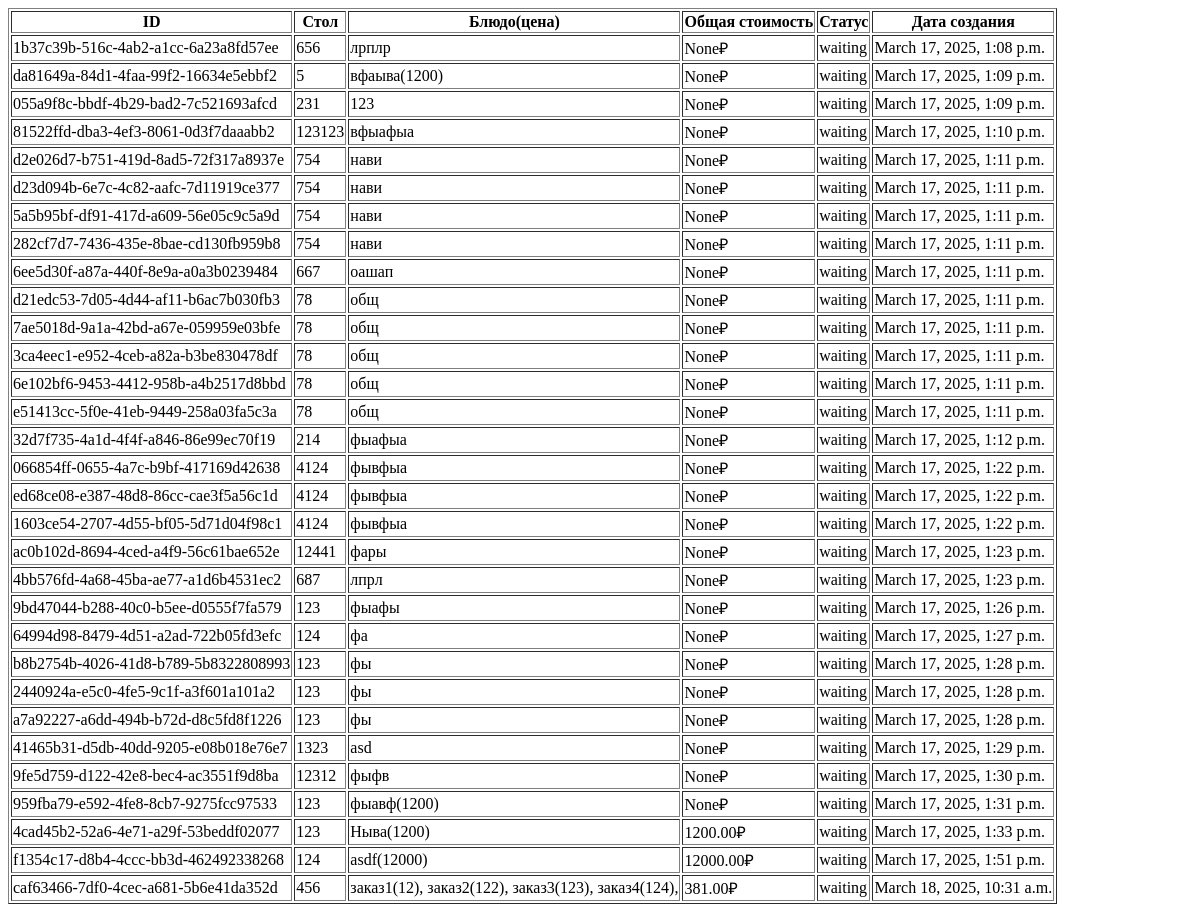
Before: /page2/ with the older database file.
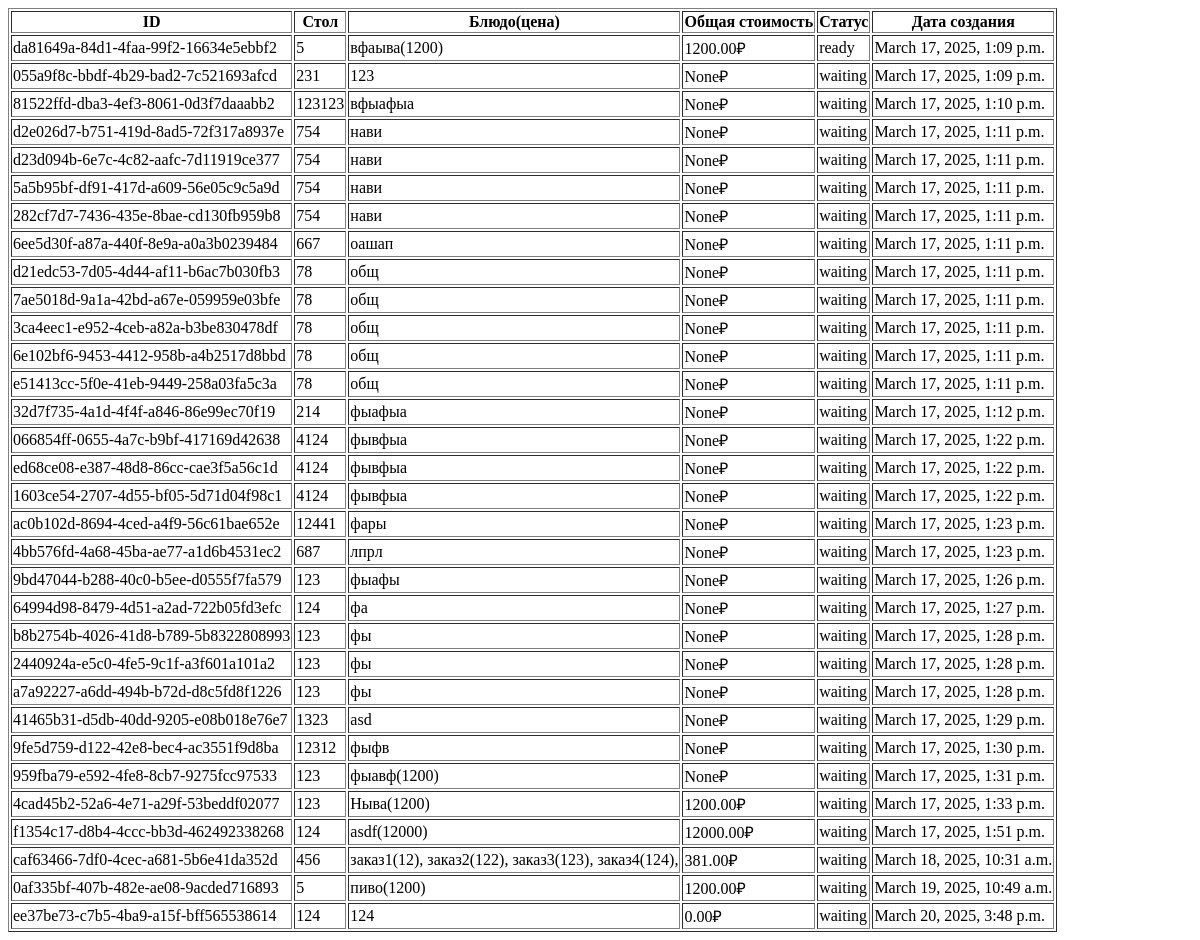
After: the same page with the newer database file.
### myapp/models.py (models this page shows, shortened)
class Order(models.Model):
    id = models.UUIDField(primary_key=True, default=uuid.uuid4, editable=False)
    table_number = models.IntegerField()
    items = models.TextField()
    total_price = models.DecimalField(max_digits=10, decimal_places=2, null=True, blank=True)
    status = models.CharField(max_length=20, default="waiting")
    created_at = models.DateTimeField(auto_now_add=True)

### myapp/views.py (the view)
# urls.py: path('page2/', page2, name='page2'),
def page2(request):
    orders = Order.objects.all()
    return render(request, 'page2.html', {'orders': orders})

### myapp/templates/page2.html (shortened to what this page needs)
<!DOCTYPE html>
<html lang="en">
<head>
</head>
<body>
    <table border="1">
        <thead>
            <tr>
                <th>ID</th>
                <th>Стол</th>
                <th>Блюдо(цена)</th>
                <th>Общая стоимость</th>
                <th>Статус</th>
                <th>Дата создания</th>
            </tr>
        </thead>
        <tbody>
            {% for order in orders %}
                <tr>
                    <td>{{ order.id }}</td>
                    <td>{{ order.table_number }}</td>
                    <td>{{ order.items }}</td>
                    <td>{{ order.total_price }}₽</td>
                    <td>{{ order.status }}</td>
                    <td>{{ order.created_at }}</td>
                </tr>
            {% empty %}
                <tr>
                    <td colspan="6">Нет заказов</td>
                </tr>
            {% endfor %}
        </tbody>
    </table>
    {% load static %}
</body>
</html>

Changed rows visible on the page:
removed Order: id "1b37c39b-516c-4ab2-a1cc-6a23a8fd57ee", table_number "656", items "лрплр", total_price "None", status "waiting", created_at "March 17, 2025, 1:08 p.m."
changed Order "da81649a-84d1-4faa-99f2-16634e5ebbf2": total_price "None" → "1200.00"; status "waiting" → "ready"
added Order: id "0af335bf-407b-482e-ae08-9acded716893", table_number "5", items "пиво(1200)", total_price "1200.00", status "waiting", created_at "March 19, 2025, 10:49 a.m."
added Order: id "ee37be73-c7b5-4ba9-a15f-bff565538614", table_number "124", items "124", total_price "0.00", status "waiting", created_at "March 20, 2025, 3:48 p.m."
